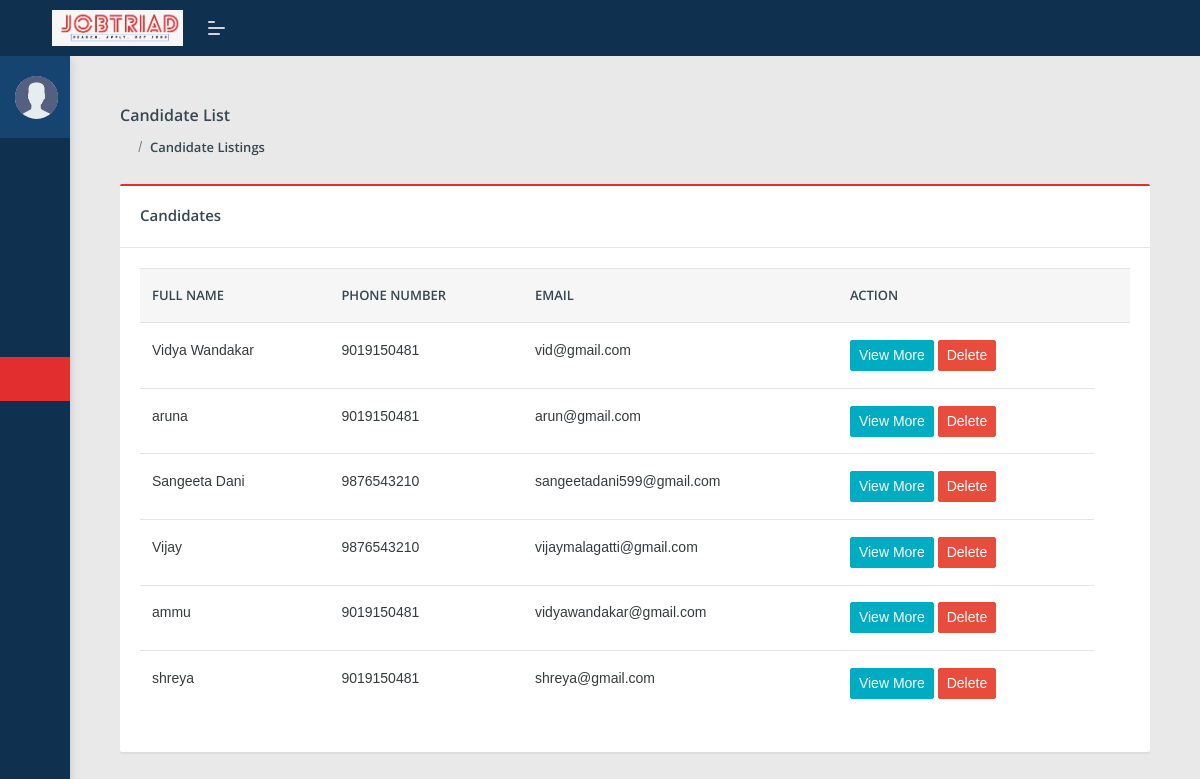
/users_list (signed in), run on the app's committed database.
### external_jobs/models.py (models this page shows, shortened)
class NewUser(AbstractUser):
    user_type = models.CharField(max_length=100, default='user')
    fullname= models.CharField(max_length=250, blank=True)
    phone_no = models.CharField(max_length=100, blank=True)
    address = models.CharField(max_length=500, blank=True)  # New field for address
    profile_image = models.ImageField(upload_to='profile_images/', blank=True, null=True)  # New field for profile image

### external_jobs/views.py (the view)
# urls.py: path('users_list',views.users_list,name='users_list'),
@login_required(login_url='/v3_login')
def users_list(request):
    data = NewUser.objects.filter(user_type='user').exclude(is_superuser = True)
    username= request.user.username
    return render(request, 'users_list.html', {'data': data,'username':username})

### external_jobs/templates/users_list.html (shortened to what this page needs)
{% extends 'admin_base.html' %}
{% block content %}
<div class="pcoded-content">
    <div class="page-header">
        <div class="page-block">
            <div class="row align-items-center">
                <div class="col-md-12">
                    <div class="page-header-title">
                        <h5 class="m-b-10">Candidate List</h5>
                    </div>
                    <ul class="breadcrumb">
                        <li class="breadcrumb-item"><a href=""><i class="feather icon-home"></i></a></li>
                        <li class="breadcrumb-item"><a href="">Candidate Listings</a></li>
                    </ul>
                </div>
            </div>
        </div>
    </div>
    <div class="row">
        <div class="col-md-12">
            <div class="card">
                <div class="card-header">
                    <h5>Candidates</h5>
                </div>
                <div class="card-body table-border-style">
                    <div class="table-responsive">
                        <table class="table table-hover">
                            <thead>
                                <tr>
                                    <th>Full name</th>
                                    <th>Phone number</th>
                                    <th>Email</th>
                                    <th>Action</th>
                                    <th></th>
                                </tr>
                            </thead>
                            <tbody>
                                {% for item in data %}
                                <tr id="row-{{ item.id }}">
                                    <td>{{ item.fullname }}</td>
                                    <td>{{ item.phone_no }}</td>
                                    <td>{{ item.username }}</td>
                                    <td>
                                        <a href="/a_company_jobs/{{ item.id }}/" class="btn btn-info btn-sm">
                                            View More
                                        </a>
                                        <button class="btn btn-danger btn-sm delete-btn" data-id="{{ item.id }}">Delete</button>
                                    </td>
                                </tr>
                                {% endfor %}
                            </tbody>
                        </table>
                    </div>
                </div>
            </div>
        </div>
    </div>
</div>
{% endblock %}

### data on the page
NewUser: fullname "Vidya Wandakar", phone_no "9019150481", username "vid@gmail.com"
NewUser: fullname "aruna", phone_no "9019150481", username "arun@gmail.com"
NewUser: fullname "Sangeeta Dani", phone_no "9876543210", username "sangeetadani599@gmail.com"
NewUser: fullname "Vijay", phone_no "9876543210", username "vijaymalagatti@gmail.com"
NewUser: fullname "ammu", phone_no "9019150481", username "vidyawandakar@gmail.com"
NewUser: fullname "shreya", phone_no "9019150481", username "shreya@gmail.com"
